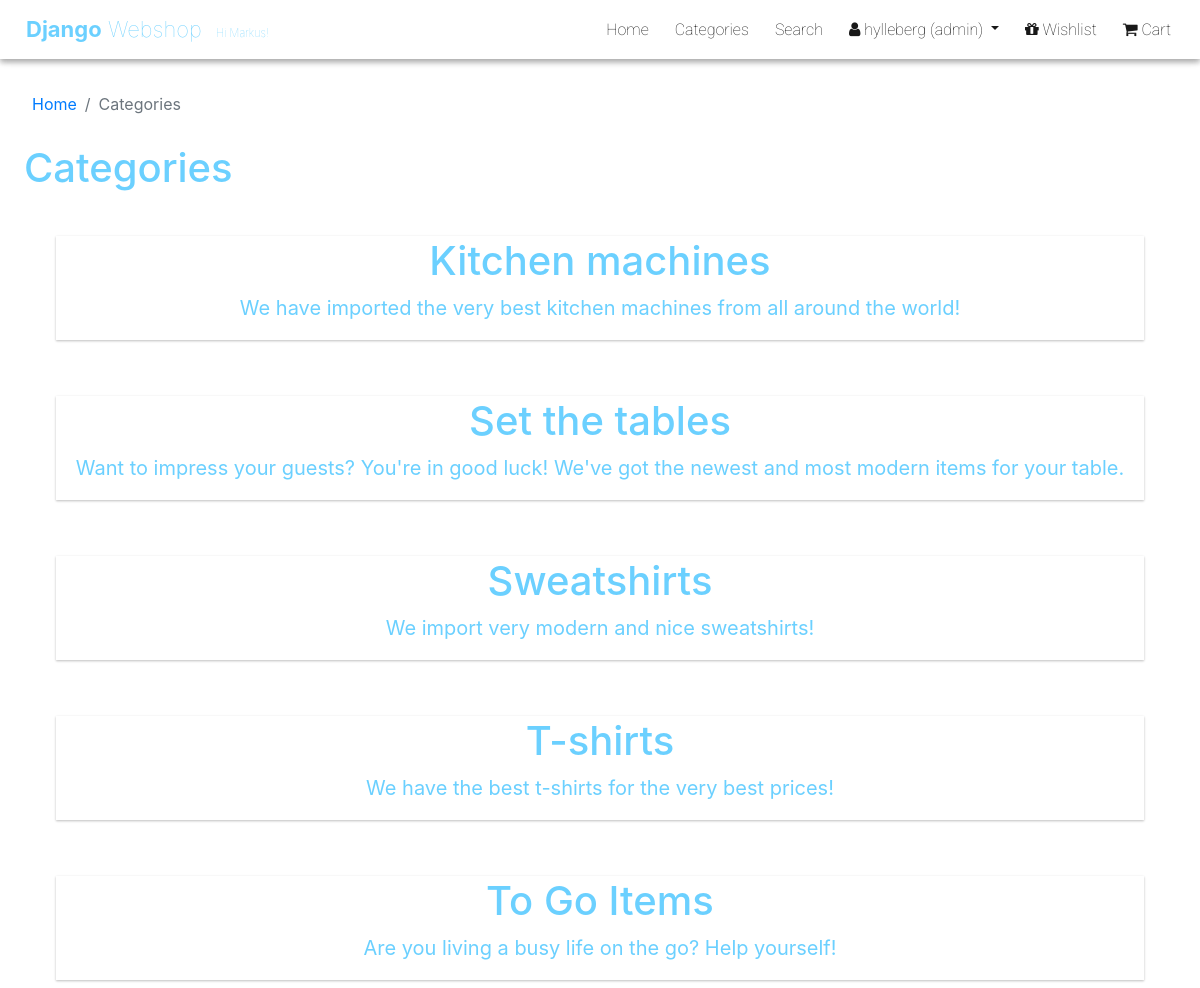
The app's page /shop/categories/ (signed in) with its own data.
### shop/models.py (models this page shows, shortened)
class ProductCategory(models.Model):
    category = models.CharField(max_length=120)
    category_desc = models.TextField()

### shop/views.py (the view, shortened to what this page needs)
# urls.py: path('categories/', views.categories, name='categories'),
def categories(req):
    categories_list = Product.objects.values_list('category', flat=True).distinct()
    categories = ProductCategory.objects.filter(id__in=categories_list).order_by('category')
    context = {
        'categories': categories
    }
    return render(req, 'pages/products/categories.html', context)

### shop/templates/pages/products/categories.html (shortened to what this page needs)
{% extends '_base.html' %}
{% block content %}
        {% if categories %}
            <nav class="space-for-nav px-3" aria-label="breadcrumb">
            <ol class="breadcrumb">
                <li class="breadcrumb-item"><a href={% url 'shop:index' %}>Home</a></li>
                <li class="breadcrumb-item active"><a style="color: #6c757d!important; pointer-events: none" href={% url 'shop:index' %}>Categories</a></li>
            </ol>
            </nav>
        {% endif %}
        {% if categories %}
            <h1 class="mx-4 dws-blue">Categories</h1>
        {% else %}
            <h1 class="mx-5 dws-blue">{{ category_title }}</h1>
        {% endif %}
        <div class="m-3 px-3 row">
            {% if categories %}
                {% for category in categories %}
                    <div class="col-12 my-1 p-4 text-left">
                        <form action="{% url 'shop:categories' %}" method="POST">
                        <button class="w-100 dws-blue category-btn icon-btn">
                            <div class="w-100">
                                <h1>{{ category.category }}s</h1>
                                <p>{{ category.category_desc }}</p>
                            </div>
                        </button>
                        </form>
                    </div>
                {% endfor %}
            {% endif %}
        </div>
{% endblock %}

### templates/_base.html (shortened to what this page needs)
{% load static %}
<!DOCTYPE html>
<html lang="en">
<head>
    <link rel="stylesheet" href="https://stackpath.bootstrapcdn.com/bootstrap/4.3.1/css/bootstrap.min.css">
    <link rel="stylesheet" href="https://stackpath.bootstrapcdn.com/font-awesome/4.7.0/css/font-awesome.min.css">
    <link rel="stylesheet" href="{% static 'css/app.css' %}">
</head>
<body>
    {% if user.is_authenticated %}
        {% if user.is_superuser %}
            <nav class="navbar fixed-top navbar-expand-lg navbar-light bg-dark brand px-3">
                <a class="navbar-brand" href={% url 'shop:index' %}><p class="brand-slogan"><b>Django</b> Webshop <span class="very-small-text ml-2">Hi {{ user.first_name }}!</span></p></a>
                <div class="collapse navbar-collapse" id="navbarSupportedContent">
                    <ul class="navbar-nav ml-auto">
                        <li class="nav-item">
                            <a class="nav-link" href={% url 'shop:index' %}>Home <span class="sr-only">(current)</span></a>
                        </li>
                        <li class="nav-item">
                            <a class="nav-link" href={% url 'shop:categories' %}>Categories <span class="sr-only">(current)</span></a>
                        </li>
                        <li class="nav-item">
                            <a class="nav-link" href={% url 'shop:search' %}>Search <span class="sr-only">(current)</span></a>
                        </li>
                        <li class="nav-item dropdown">
                            <a class="nav-link dropdown-toggle" href="#" id="navbarDropdown" role="button" data-toggle="dropdown" aria-haspopup="true" aria-expanded="false">
                            <i class="fa fa-user"></i> {{ user }} (admin)
                            </a>
                        </li>
                        <li class="nav-item">
                            <a class="nav-link" href={% url 'shop:wishlist' %}><i class="fa fa-gift"></i> Wishlist<span class="sr-only">(current)</span></a>
                        </li>
                        <li class="nav-item">
                            <a class="nav-link" href={% url 'shop:cart' %}><i class="fa fa-shopping-cart"></i> Cart<span class="sr-only">(current)</span></a>
                        </li>
                    </ul>
                </div>
            </nav>
        {% endif %}
    {% endif %}
    {% block content %}
    {% endblock %}
</body>
</html>

### django_webshop/static/css/app.css (style rules this page uses)
.very-small-text { font-size: 11px; }
.navbar { background-color: white!important; box-shadow: 0 3px 6px rgba(0,0,0,0.16), 0 3px 6px rgba(0,0,0,0.23); }
.navbar-brand { color: rgb(24, 24, 24)!important; font-weight: 900; font-size: 30px; }
.nav-item a { color: rgb(24, 24, 24)!important; font-family: 'Roboto', sans-serif; font-weight: 100; margin: 0 5px!important; }
.space-for-nav { margin-top: 80px; border-radius: 3px!important; }
.icon-btn { border: none!important; outline: none!important; background-color: transparent!important; font-size: 20px; }
.category-btn { box-shadow: 0 1px 3px rgba(0,0,0,0.10), 0 1px 2px rgba(0,0,0,0.17); transition: all 0.3s cubic-bezier(.25,.8,.25,1); }
.brand-slogan { font-weight: 100!important; font-size: 22px; margin: 0px 0 0 10px; color: rgb(107, 208, 255)!important; }
b { font-weight: 700!important; }
.breadcrumb { background-color: white!important; }
.dws-blue { color: rgb(107, 208, 255)!important; }

### records on screen
ProductCategory: category "Kitchen machine", category_desc "We have imported the very best kitchen machines from all around the world!"
ProductCategory: category "Set the table", category_desc "Want to impress your guests? You're in good luck! We've got the newest and most modern items for your table."
ProductCategory: category "Sweatshirt", category_desc "We import very modern and nice sweatshirts!"
ProductCategory: category "T-shirt", category_desc "We have the best t-shirts for the very best prices!"
ProductCategory: category "To Go Item", category_desc "Are you living a busy life on the go? Help yourself!"

### other values on screen
{{ user.first_name }} "Markus"
{{ user }} "hylleberg"
